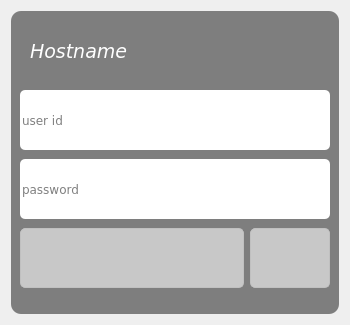
<?xml version="1.0" encoding="UTF-8"?>
<ui version="4.0">
 <class>LoginForm</class>
 <widget class="QWidget" name="LoginForm">
  <property name="geometry">
   <rect>
    <x>0</x>
    <y>0</y>
    <width>350</width>
    <height>325</height>
   </rect>
  </property>
  <property name="font">
   <font>
    <family>Andale Mono</family>
    <pointsize>12</pointsize>
   </font>
  </property>
  <property name="windowTitle">
   <string>LoginForm</string>
  </property>
  <property name="styleSheet">
   <string notr="true">QWidget {
    border-radius: 5px;
}

#hostnameLabel {
	color: white;
}

#formFrame { 
    background-color: rgba(80,80,80, 180);
    border-radius: 10px;
}

QComboBox,
QPushButton {
    border: 1px solid silver;
    background-color: rgb(200, 200, 200);
}

QComboBox::drop-down {
    border: none;
    width: 24px;
    text-align: center;
}

QComboBox::down-arrow {
    image: url(:/resources/dropdown.svg);
}
</string>
  </property>
  <layout class="QVBoxLayout" name="verticalLayout">
   <item>
    <widget class="QFrame" name="formFrame">
     <property name="sizePolicy">
      <sizepolicy hsizetype="Preferred" vsizetype="MinimumExpanding">
       <horstretch>0</horstretch>
       <verstretch>0</verstretch>
      </sizepolicy>
     </property>
     <layout class="QGridLayout" name="gridLayout">
      <property name="bottomMargin">
       <number>25</number>
      </property>
      <property name="verticalSpacing">
       <number>8</number>
      </property>
      <item row="0" column="0">
       <widget class="QLabel" name="hostnameLabel">
        <property name="minimumSize">
         <size>
          <width>0</width>
          <height>60</height>
         </size>
        </property>
        <property name="maximumSize">
         <size>
          <width>10000</width>
          <height>60</height>
         </size>
        </property>
        <property name="font">
         <font>
          <family>Bitstream Vera Sans</family>
          <pointsize>14</pointsize>
          <weight>50</weight>
          <italic>true</italic>
          <bold>false</bold>
         </font>
        </property>
        <property name="text">
         <string>Hostname</string>
        </property>
        <property name="alignment">
         <set>Qt::AlignLeading|Qt::AlignLeft|Qt::AlignVCenter</set>
        </property>
        <property name="margin">
         <number>0</number>
        </property>
        <property name="indent">
         <number>10</number>
        </property>
       </widget>
      </item>
      <item row="0" column="1">
       <widget class="QLabel" name="iconLabel">
        <property name="minimumSize">
         <size>
          <width>50</width>
          <height>50</height>
         </size>
        </property>
        <property name="maximumSize">
         <size>
          <width>50</width>
          <height>50</height>
         </size>
        </property>
        <property name="text">
         <string/>
        </property>
        <property name="pixmap">
         <pixmap resource="lightdm-qt5-greeter.qrc">:/resources/rqt-2.png</pixmap>
        </property>
        <property name="scaledContents">
         <bool>true</bool>
        </property>
        <property name="alignment">
         <set>Qt::AlignCenter</set>
        </property>
       </widget>
      </item>
      <item row="1" column="0" colspan="2">
       <widget class="QLineEdit" name="userInput">
        <property name="minimumSize">
         <size>
          <width>200</width>
          <height>60</height>
         </size>
        </property>
        <property name="maximumSize">
         <size>
          <width>10000</width>
          <height>60</height>
         </size>
        </property>
        <property name="font">
         <font>
          <family>Bitstream Vera Sans</family>
          <weight>50</weight>
          <bold>false</bold>
         </font>
        </property>
        <property name="echoMode">
         <enum>QLineEdit::Normal</enum>
        </property>
        <property name="placeholderText">
         <string>user id</string>
        </property>
       </widget>
      </item>
      <item row="2" column="0" colspan="2">
       <widget class="QLineEdit" name="passwordInput">
        <property name="minimumSize">
         <size>
          <width>0</width>
          <height>60</height>
         </size>
        </property>
        <property name="maximumSize">
         <size>
          <width>10000</width>
          <height>60</height>
         </size>
        </property>
        <property name="font">
         <font>
          <family>Bitstream Vera Sans</family>
          <weight>50</weight>
          <bold>false</bold>
         </font>
        </property>
        <property name="text">
         <string/>
        </property>
        <property name="echoMode">
         <enum>QLineEdit::Password</enum>
        </property>
        <property name="alignment">
         <set>Qt::AlignLeading|Qt::AlignLeft|Qt::AlignVCenter</set>
        </property>
        <property name="placeholderText">
         <string>password</string>
        </property>
        <property name="margin" stdset="0">
         <number>0</number>
        </property>
        <property name="indent" stdset="0">
         <number>10</number>
        </property>
       </widget>
      </item>
      <item row="3" column="0">
       <widget class="QComboBox" name="sessionCombo">
        <property name="minimumSize">
         <size>
          <width>200</width>
          <height>60</height>
         </size>
        </property>
        <property name="maximumSize">
         <size>
          <width>10000</width>
          <height>60</height>
         </size>
        </property>
        <property name="font">
         <font>
          <family>Bitstream Vera Sans</family>
          <weight>50</weight>
          <bold>false</bold>
         </font>
        </property>
        <property name="sizeAdjustPolicy">
         <enum>QComboBox::AdjustToContents</enum>
        </property>
        <property name="frame">
         <bool>true</bool>
        </property>
       </widget>
      </item>
      <item row="3" column="1">
       <widget class="QComboBox" name="leaveComboBox">
        <property name="minimumSize">
         <size>
          <width>80</width>
          <height>60</height>
         </size>
        </property>
        <property name="maximumSize">
         <size>
          <width>80</width>
          <height>60</height>
         </size>
        </property>
        <item>
         <property name="text">
          <string/>
         </property>
         <property name="icon">
          <iconset resource="lightdm-qt5-greeter.qrc">
           <normaloff>:/resources/leaveIcon.svg</normaloff>:/resources/leaveIcon.svg</iconset>
         </property>
        </item>
       </widget>
      </item>
     </layout>
    </widget>
   </item>
  </layout>
 </widget>
 <resources>
  <include location="lightdm-qt5-greeter.qrc"/>
 </resources>
 <connections/>
</ui>
